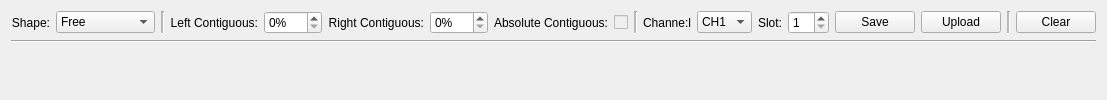
      <widget class="QWidget" name="TAB_WAVE_EDITOR">
       <attribute name="title">
        <string>Wave Editor</string>
       </attribute>
       <layout class="QGridLayout" name="gridLayout_2">
        <item row="0" column="1">
         <layout class="QVBoxLayout" name="verticalLayout_2">
          <item>
           <layout class="QHBoxLayout" name="horizontalLayout">
            <item>
             <widget class="QLabel" name="label_18">
              <property name="locale">
               <locale language="English" country="UnitedStates"/>
              </property>
              <property name="text">
               <string>Shape:</string>
              </property>
              <property name="alignment">
               <set>Qt::AlignRight|Qt::AlignTrailing|Qt::AlignVCenter</set>
              </property>
             </widget>
            </item>
            <item>
             <widget class="QComboBox" name="WAVE_EDITOR_SHAPE">
              <property name="locale">
               <locale language="English" country="UnitedStates"/>
              </property>
              <item>
               <property name="text">
                <string>Free</string>
               </property>
              </item>
              <item>
               <property name="text">
                <string>Rectangle</string>
               </property>
              </item>
              <item>
               <property name="text">
                <string>Triangle</string>
               </property>
              </item>
              <item>
               <property name="text">
                <string>Arch</string>
               </property>
              </item>
              <item>
               <property name="text">
                <string>Inflexed Arch</string>
               </property>
              </item>
              <item>
               <property name="text">
                <string>Ogee</string>
               </property>
              </item>
             </widget>
            </item>
            <item>
             <widget class="Line" name="line_2">
              <property name="lineWidth">
               <number>1</number>
              </property>
              <property name="midLineWidth">
               <number>2</number>
              </property>
              <property name="orientation">
               <enum>Qt::Vertical</enum>
              </property>
             </widget>
            </item>
            <item>
             <widget class="QLabel" name="label_19">
              <property name="locale">
               <locale language="English" country="UnitedStates"/>
              </property>
              <property name="text">
               <string>Left Contiguous:</string>
              </property>
              <property name="alignment">
               <set>Qt::AlignRight|Qt::AlignTrailing|Qt::AlignVCenter</set>
              </property>
             </widget>
            </item>
            <item>
             <widget class="QSpinBox" name="WAVE_EDITOR_LEFT_CONTIGUOUS">
              <property name="locale">
               <locale language="English" country="UnitedStates"/>
              </property>
              <property name="suffix">
               <string>%</string>
              </property>
              <property name="maximum">
               <number>100</number>
              </property>
              <property name="value">
               <number>0</number>
              </property>
             </widget>
            </item>
            <item>
             <widget class="QLabel" name="label_20">
              <property name="locale">
               <locale language="English" country="UnitedStates"/>
              </property>
              <property name="text">
               <string>Right Contiguous:</string>
              </property>
              <property name="alignment">
               <set>Qt::AlignRight|Qt::AlignTrailing|Qt::AlignVCenter</set>
              </property>
             </widget>
            </item>
            <item>
             <widget class="QSpinBox" name="WAVE_EDITOR_RIGHT_CONTIGUOUS">
              <property name="locale">
               <locale language="English" country="UnitedStates"/>
              </property>
              <property name="suffix">
               <string>%</string>
              </property>
              <property name="maximum">
               <number>100</number>
              </property>
              <property name="value">
               <number>0</number>
              </property>
             </widget>
            </item>
            <item>
             <widget class="QLabel" name="label_21">
              <property name="locale">
               <locale language="English" country="UnitedStates"/>
              </property>
              <property name="text">
               <string>Absolute Contiguous:</string>
              </property>
              <property name="alignment">
               <set>Qt::AlignRight|Qt::AlignTrailing|Qt::AlignVCenter</set>
              </property>
             </widget>
            </item>
            <item>
             <widget class="QCheckBox" name="WAVE_EDITOR_ABSOLUTE_CONTIGUOS">
              <property name="enabled">
               <bool>false</bool>
              </property>
              <property name="locale">
               <locale language="English" country="UnitedStates"/>
              </property>
              <property name="text">
               <string/>
              </property>
              <property name="checked">
               <bool>false</bool>
              </property>
             </widget>
            </item>
            <item>
             <widget class="Line" name="line_3">
              <property name="lineWidth">
               <number>1</number>
              </property>
              <property name="midLineWidth">
               <number>2</number>
              </property>
              <property name="orientation">
               <enum>Qt::Vertical</enum>
              </property>
             </widget>
            </item>
            <item>
             <widget class="QLabel" name="label_23">
              <property name="text">
               <string>Channe:l</string>
              </property>
              <property name="alignment">
               <set>Qt::AlignRight|Qt::AlignTrailing|Qt::AlignVCenter</set>
              </property>
             </widget>
            </item>
            <item>
             <widget class="QComboBox" name="WVAE_EDITOR_CHANNEL">
              <item>
               <property name="text">
                <string>CH1</string>
               </property>
              </item>
              <item>
               <property name="text">
                <string>CH2</string>
               </property>
              </item>
             </widget>
            </item>
            <item>
             <widget class="QLabel" name="label_24">
              <property name="text">
               <string>Slot:</string>
              </property>
              <property name="alignment">
               <set>Qt::AlignRight|Qt::AlignTrailing|Qt::AlignVCenter</set>
              </property>
             </widget>
            </item>
            <item>
             <widget class="QSpinBox" name="WAVE_EDITOR_SLOT">
              <property name="minimum">
               <number>1</number>
              </property>
              <property name="maximum">
               <number>64</number>
              </property>
              <property name="value">
               <number>1</number>
              </property>
             </widget>
            </item>
            <item>
             <widget class="QPushButton" name="WAVE_EDITOR_SAVE">
              <property name="text">
               <string>Save</string>
              </property>
             </widget>
            </item>
            <item>
             <widget class="QPushButton" name="WAVE_EDITOR_UPLOAD">
              <property name="text">
               <string>Upload</string>
              </property>
             </widget>
            </item>
            <item>
             <widget class="Line" name="line_8">
              <property name="lineWidth">
               <number>1</number>
              </property>
              <property name="midLineWidth">
               <number>2</number>
              </property>
              <property name="orientation">
               <enum>Qt::Vertical</enum>
              </property>
             </widget>
            </item>
            <item>
             <widget class="QPushButton" name="WAVE_EDITOR_CLEAR">
              <property name="locale">
               <locale language="English" country="UnitedStates"/>
              </property>
              <property name="text">
               <string>Clear</string>
              </property>
             </widget>
            </item>
           </layout>
          </item>
          <item>
           <widget class="Line" name="line_4">
            <property name="orientation">
             <enum>Qt::Horizontal</enum>
            </property>
           </widget>
          </item>
          <item>
           <widget class="WaveFormEditor" name="WAVE_EDITOR" native="true">
            <property name="mouseTracking">
             <bool>true</bool>
            </property>
           </widget>
          </item>
         </layout>
        </item>
       </layout>
      </widget>
